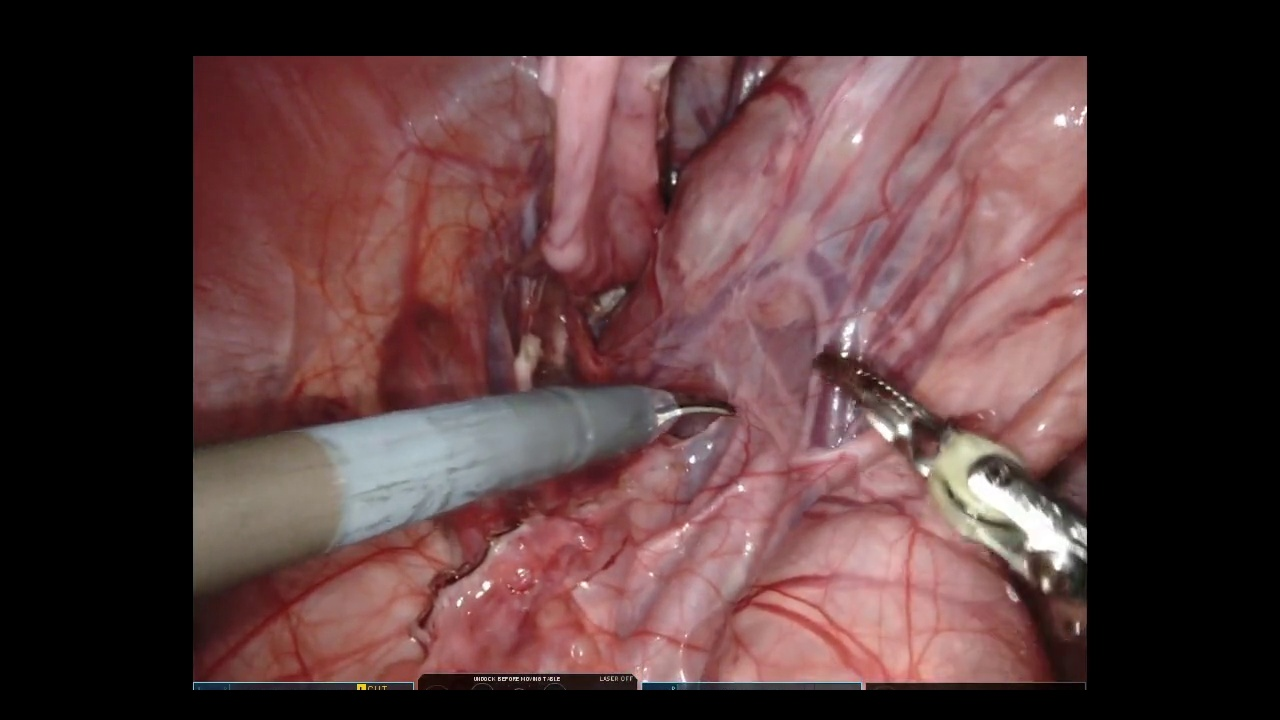
#> input picture data_masked/train/images/00395cff-case_001_part_1_frame_136380.jpg, 1280 x 720 px, found by its file name; its folder holds only this picture in this run
$ python grayscale.py
#> lines starting #> are read from the running program, lines starting #| are printed output that depends on the picture
import os
import cv2
import shutil

# Input paths
image_dir = "/home/kuo/yolo/extracted_7_fps1/train/images"
label_dir = "/home/kuo/yolo/extracted_7_fps1/train/labels"

# Output paths
output_base = "/home/kuo/yolo/gray_scale/extracted_7_fps1_gray/train"
output_images = os.path.join(output_base, "images")
output_labels = os.path.join(output_base, "labels")

# Make sure output directories exist
os.makedirs(output_images, exist_ok=True)
os.makedirs(output_labels, exist_ok=True)

# Process images
for img_name in os.listdir(image_dir):
    if not img_name.lower().endswith((".jpg", ".jpeg", ".png")):
        continue

    img_path = os.path.join(image_dir, img_name)
    img = cv2.imread(img_path)
#> img is the input picture: shape (720, 1280, 3); mean B, G, R 58.6, 58.4, 86.4

    if img is None:
        continue

    # Convert to grayscale
    gray = cv2.cvtColor(img, cv2.COLOR_BGR2GRAY)
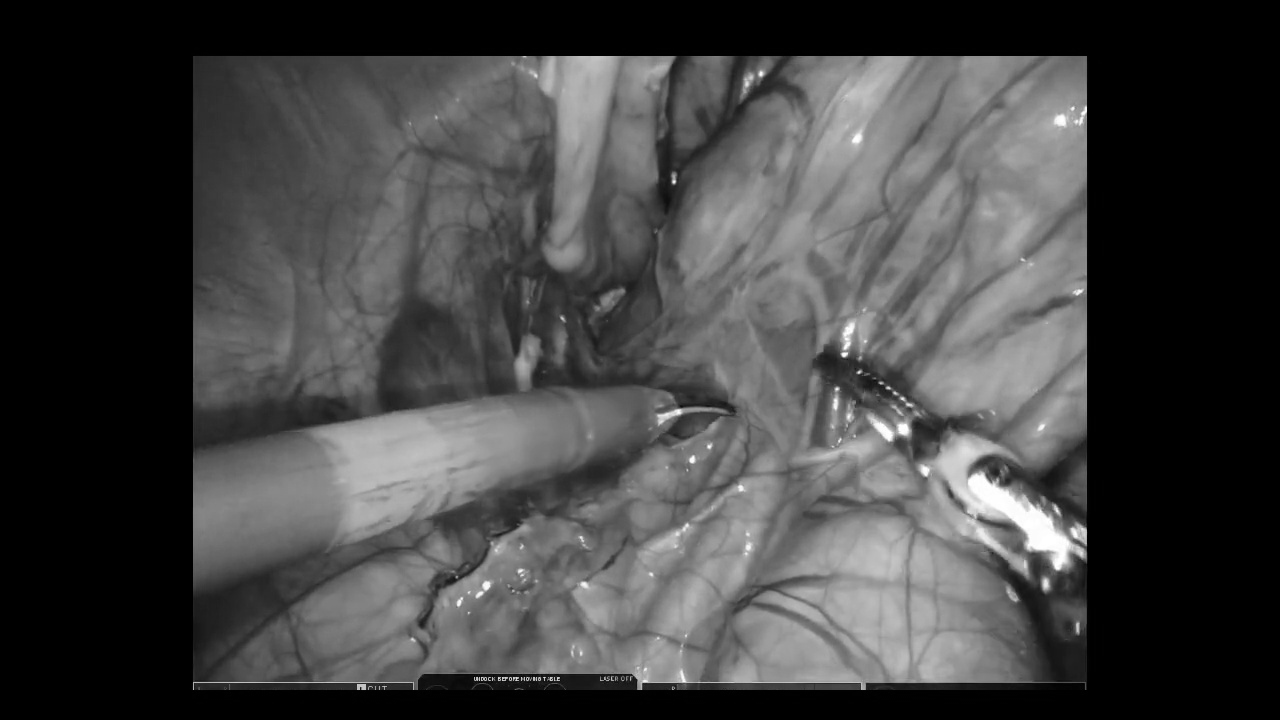
#> gray: shape (720, 1280); min 0, max 255, mean 66.8

    # Convert back to 3 channels (YOLO usually expects 3-channel images)
    gray_3ch = cv2.cvtColor(gray, cv2.COLOR_GRAY2BGR)

    # Save grayscale image
    cv2.imwrite(os.path.join(output_images, img_name), gray_3ch)

    # Copy corresponding label
    label_name = os.path.splitext(img_name)[0] + ".txt"
    label_path = os.path.join(label_dir, label_name)

    if os.path.exists(label_path):
        shutil.copy(label_path, os.path.join(output_labels, label_name))

print("✅ All images converted to grayscale and saved in:", output_base)

$ run again, on data_masked/train/images/109c3240-case_017_part_2_frame_156270.jpg
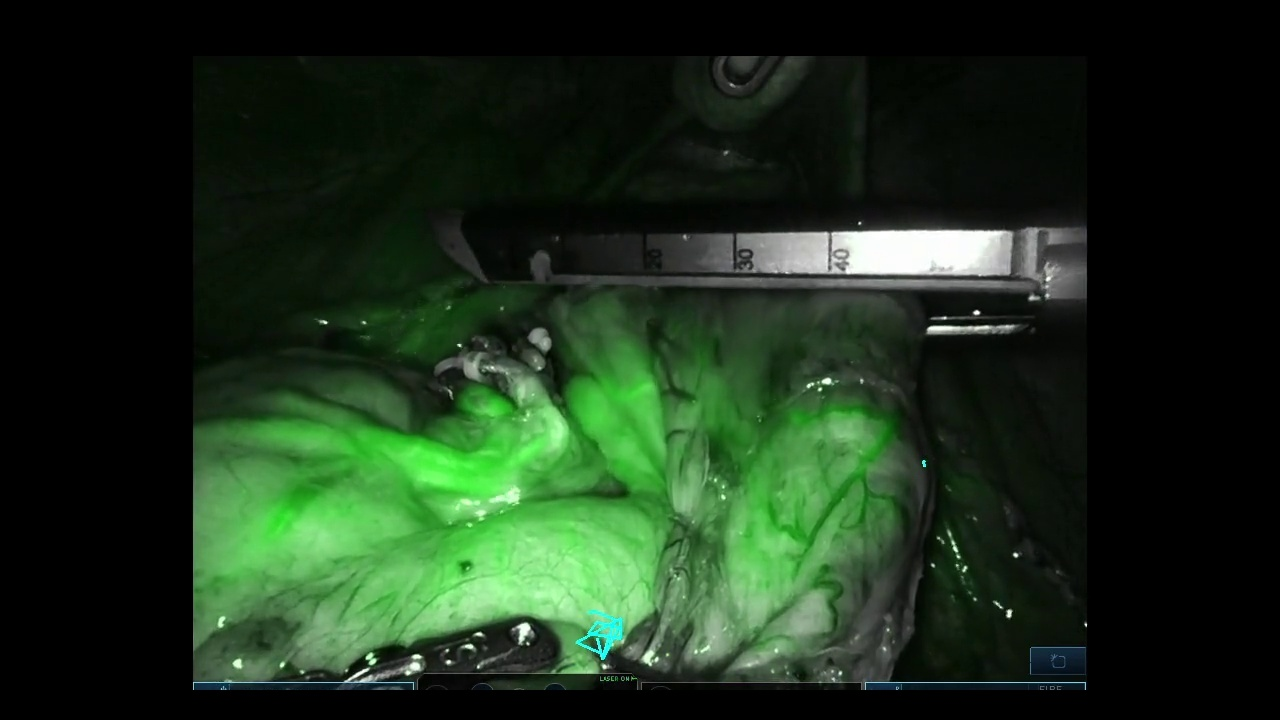
#> input picture data_masked/train/images/109c3240-case_017_part_2_frame_156270.jpg, 1280 x 720 px, found by its file name
#> img is the input picture: shape (720, 1280, 3); mean B, G, R 26.7, 47.4, 27.3
#> `gray = cv2.cvtColor(img, cv2.COLOR_BGR2GRAY)`:
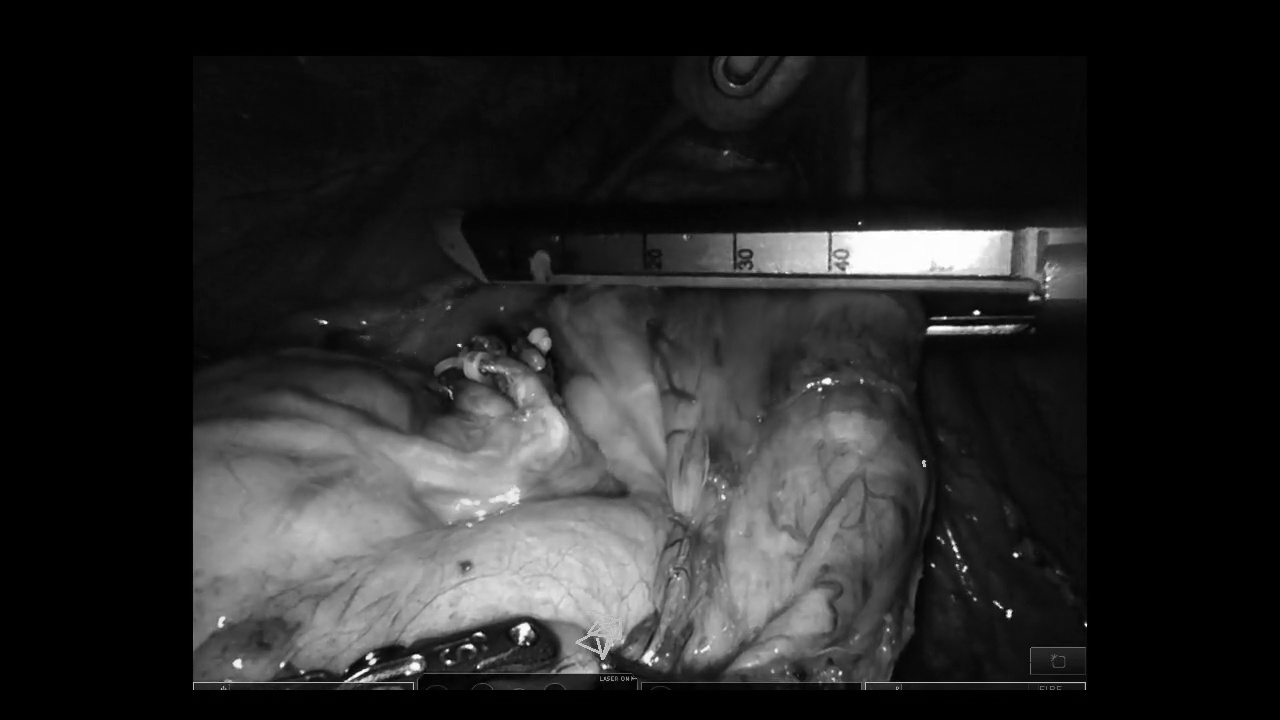
#> gray: shape (720, 1280); min 0, max 255, mean 39

$ run again, on data_masked/train/images/1400d083-case_101_part_1_frame_672480.jpg
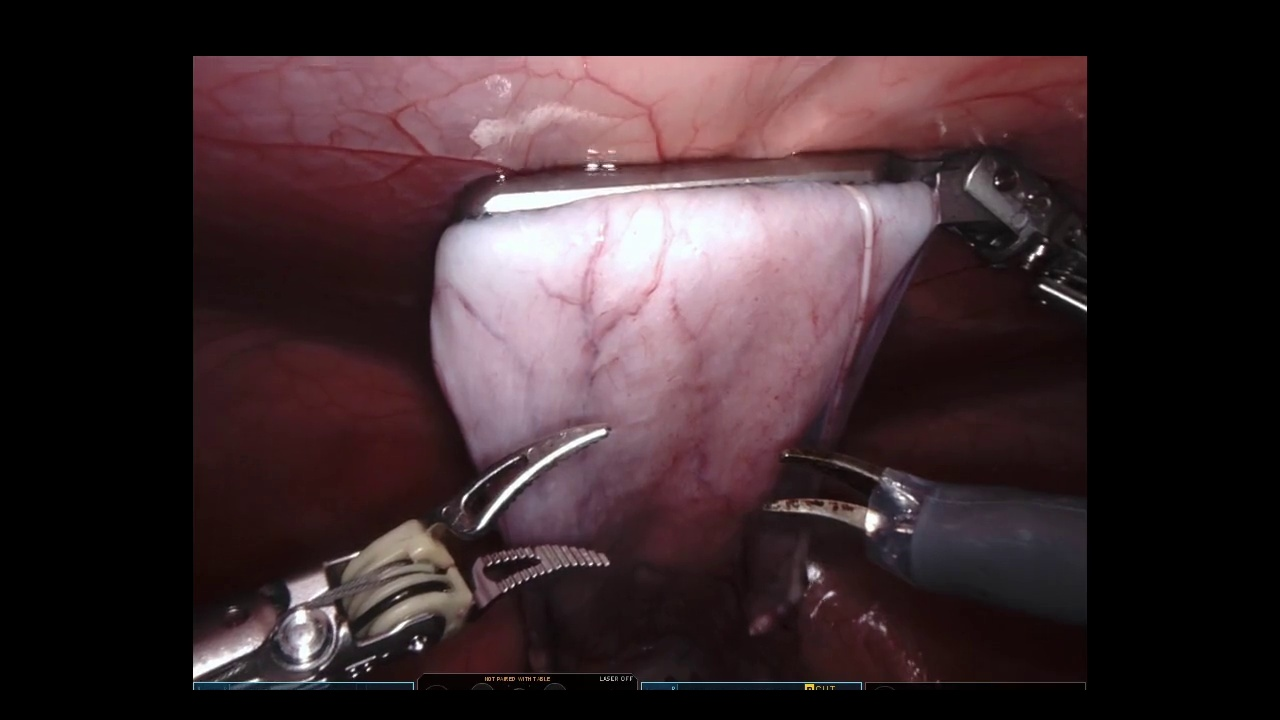
#> input picture data_masked/train/images/1400d083-case_101_part_1_frame_672480.jpg, 1280 x 720 px, found by its file name
#> img is the input picture: shape (720, 1280, 3); mean B, G, R 45.2, 41.8, 58.4
#> `gray = cv2.cvtColor(img, cv2.COLOR_BGR2GRAY)`:
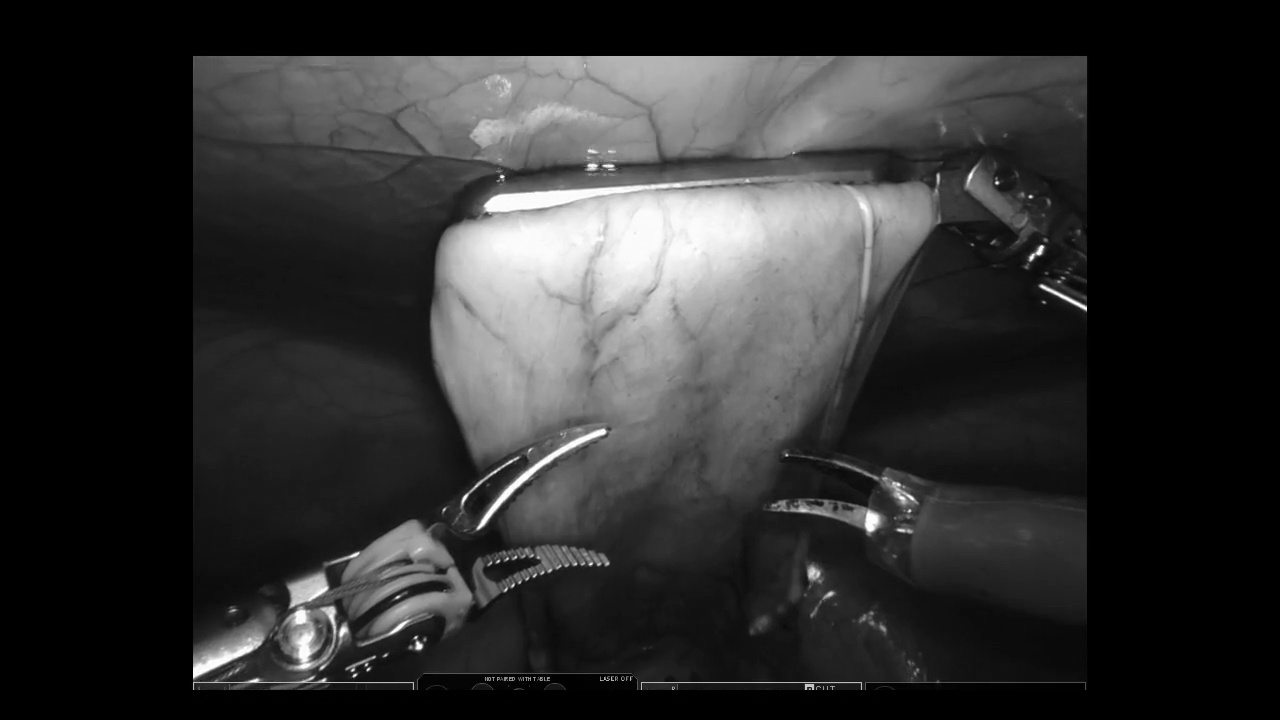
#> gray: shape (720, 1280); min 0, max 255, mean 47.2

$ run again, on data_masked/train/images/04f336c0-case_054_part_1_frame_417570.jpg
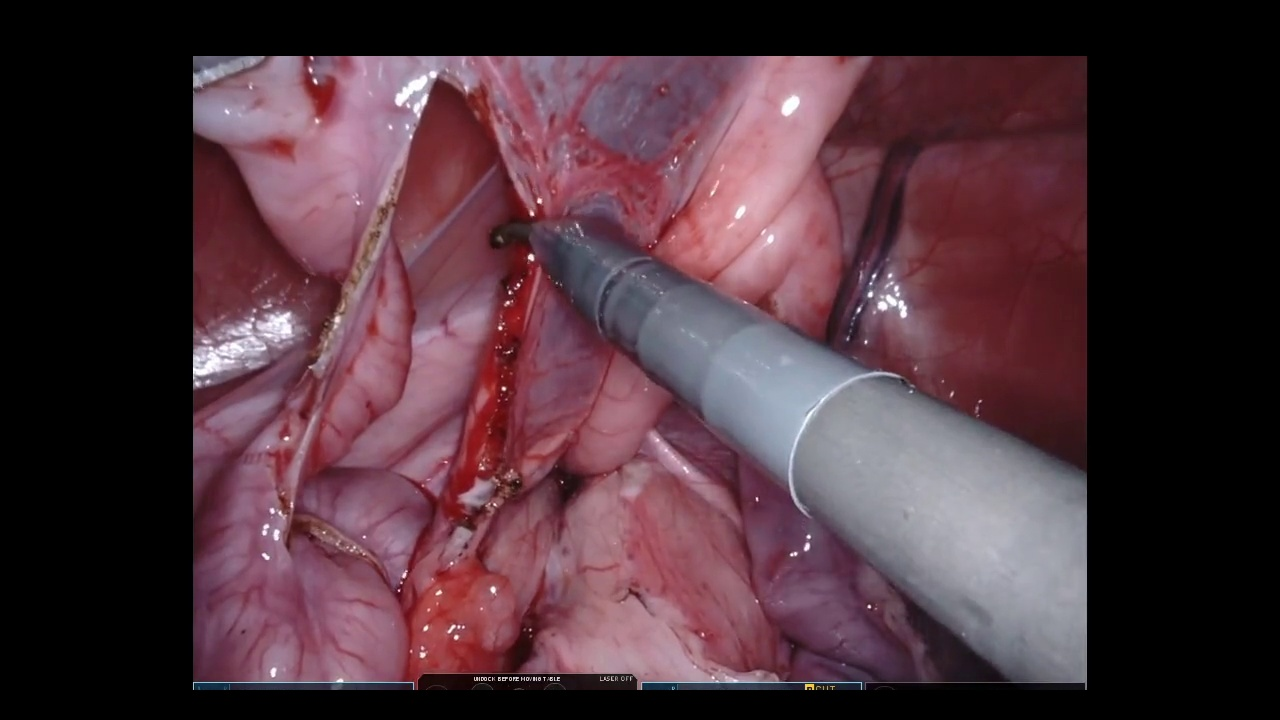
#> input picture data_masked/train/images/04f336c0-case_054_part_1_frame_417570.jpg, 1280 x 720 px, found by its file name
#> img is the input picture: shape (720, 1280, 3); mean B, G, R 59.8, 51.5, 77.5
#> `gray = cv2.cvtColor(img, cv2.COLOR_BGR2GRAY)`:
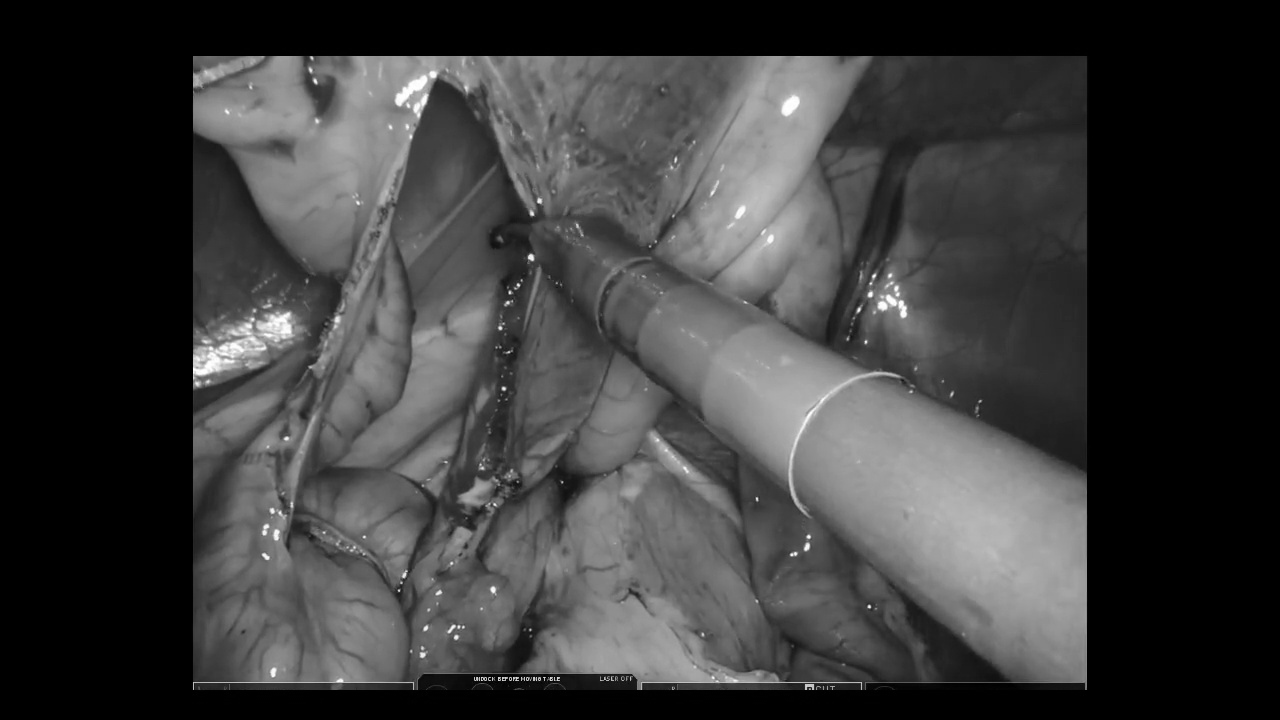
#> gray: shape (720, 1280); min 0, max 255, mean 60.2
